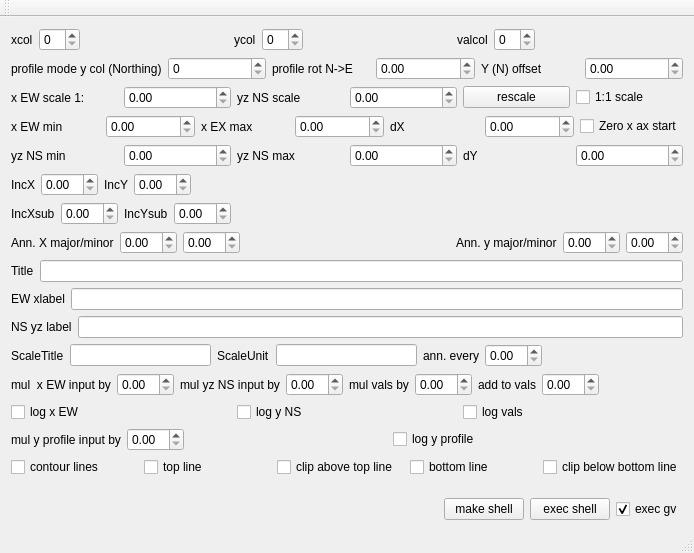
<?xml version="1.0" encoding="UTF-8"?>
<ui version="4.0">
 <class>mainwindow</class>
 <widget class="QMainWindow" name="mainwindow">
  <property name="geometry">
   <rect>
    <x>0</x>
    <y>0</y>
    <width>694</width>
    <height>553</height>
   </rect>
  </property>
  <property name="acceptDrops">
   <bool>true</bool>
  </property>
  <property name="windowTitle">
   <string>mainwindow</string>
  </property>
  <widget class="QWidget" name="centralWidget">
   <property name="acceptDrops">
    <bool>true</bool>
   </property>
   <layout class="QVBoxLayout" name="verticalLayout">
    <item>
     <layout class="QHBoxLayout" name="horizontalLayout_13">
      <item>
       <widget class="QLabel" name="xcol_label">
        <property name="text">
         <string>xcol</string>
        </property>
       </widget>
      </item>
      <item>
       <widget class="QSpinBox" name="xcol_spinBox"/>
      </item>
      <item>
       <spacer name="horizontalSpacer_4">
        <property name="orientation">
         <enum>Qt::Horizontal</enum>
        </property>
        <property name="sizeHint" stdset="0">
         <size>
          <width>40</width>
          <height>20</height>
         </size>
        </property>
       </spacer>
      </item>
      <item>
       <widget class="QLabel" name="ycol_label">
        <property name="text">
         <string>ycol</string>
        </property>
       </widget>
      </item>
      <item>
       <widget class="QSpinBox" name="ycol_spinBox"/>
      </item>
      <item>
       <spacer name="horizontalSpacer_5">
        <property name="orientation">
         <enum>Qt::Horizontal</enum>
        </property>
        <property name="sizeHint" stdset="0">
         <size>
          <width>40</width>
          <height>20</height>
         </size>
        </property>
       </spacer>
      </item>
      <item>
       <widget class="QLabel" name="valcol_label">
        <property name="text">
         <string>valcol</string>
        </property>
       </widget>
      </item>
      <item>
       <widget class="QSpinBox" name="valcol_spinBox"/>
      </item>
      <item>
       <spacer name="horizontalSpacer_6">
        <property name="orientation">
         <enum>Qt::Horizontal</enum>
        </property>
        <property name="sizeHint" stdset="0">
         <size>
          <width>40</width>
          <height>20</height>
         </size>
        </property>
       </spacer>
      </item>
     </layout>
    </item>
    <item>
     <layout class="QHBoxLayout" name="horizontalLayout_15">
      <item>
       <widget class="QLabel" name="profilemode_label">
        <property name="text">
         <string>profile mode y col (Northing)</string>
        </property>
       </widget>
      </item>
      <item>
       <widget class="QSpinBox" name="profile_ycol_spinBox"/>
      </item>
      <item>
       <widget class="QLabel" name="profile_rot_label">
        <property name="text">
         <string>profile rot N-&gt;E</string>
        </property>
       </widget>
      </item>
      <item>
       <widget class="QDoubleSpinBox" name="profile_rot_doubleSpinBox"/>
      </item>
      <item>
       <widget class="QLabel" name="y_offset_label">
        <property name="text">
         <string>Y (N) offset</string>
        </property>
       </widget>
      </item>
      <item>
       <widget class="QDoubleSpinBox" name="y_offset_doubleSpinBox"/>
      </item>
     </layout>
    </item>
    <item>
     <layout class="QHBoxLayout" name="horizontalLayout_11">
      <item>
       <widget class="QLabel" name="x_EW_scale_label">
        <property name="text">
         <string>x EW scale 1:</string>
        </property>
       </widget>
      </item>
      <item>
       <widget class="QDoubleSpinBox" name="x_EW_scale_doubleSpinBox"/>
      </item>
      <item>
       <widget class="QLabel" name="yz_NS_scale_label">
        <property name="text">
         <string>yz NS scale</string>
        </property>
       </widget>
      </item>
      <item>
       <widget class="QDoubleSpinBox" name="yz_NS_scale_doubleSpinBox"/>
      </item>
      <item>
       <widget class="QPushButton" name="rescale_pushButton">
        <property name="text">
         <string>rescale</string>
        </property>
       </widget>
      </item>
      <item>
       <widget class="QCheckBox" name="one_by_one_checkBox">
        <property name="text">
         <string>1:1 scale</string>
        </property>
       </widget>
      </item>
     </layout>
    </item>
    <item>
     <layout class="QHBoxLayout" name="horizontalLayout_2">
      <item>
       <widget class="QLabel" name="x_EW_min_label">
        <property name="text">
         <string>x EW min</string>
        </property>
       </widget>
      </item>
      <item>
       <widget class="QDoubleSpinBox" name="x_EW_min_doubleSpinBox"/>
      </item>
      <item>
       <widget class="QLabel" name="x_EW_max_label">
        <property name="text">
         <string>x EX max</string>
        </property>
       </widget>
      </item>
      <item>
       <widget class="QDoubleSpinBox" name="x_EW_max_doubleSpinBox"/>
      </item>
      <item>
       <widget class="QLabel" name="dXlabel">
        <property name="text">
         <string>dX</string>
        </property>
       </widget>
      </item>
      <item>
       <widget class="QDoubleSpinBox" name="delta_ew_doubleSpinBox"/>
      </item>
      <item>
       <widget class="QCheckBox" name="zero_x_ax_startcheckBox">
        <property name="text">
         <string>Zero x ax start</string>
        </property>
       </widget>
      </item>
     </layout>
    </item>
    <item>
     <layout class="QHBoxLayout" name="horizontalLayout_3">
      <item>
       <widget class="QLabel" name="yz_NS_min_label">
        <property name="text">
         <string>yz NS min</string>
        </property>
       </widget>
      </item>
      <item>
       <widget class="QDoubleSpinBox" name="yz_NS_min_doubleSpinBox"/>
      </item>
      <item>
       <widget class="QLabel" name="yz_NS_max_label">
        <property name="text">
         <string>yz NS max</string>
        </property>
       </widget>
      </item>
      <item>
       <widget class="QDoubleSpinBox" name="yz_NS_max_doubleSpinBox"/>
      </item>
      <item>
       <widget class="QLabel" name="dY_label">
        <property name="text">
         <string>dY</string>
        </property>
       </widget>
      </item>
      <item>
       <widget class="QDoubleSpinBox" name="delta_ns_doubleSpinBox"/>
      </item>
     </layout>
    </item>
    <item>
     <layout class="QHBoxLayout" name="horizontalLayout_4">
      <item>
       <widget class="QLabel" name="IncX">
        <property name="text">
         <string>IncX</string>
        </property>
       </widget>
      </item>
      <item>
       <widget class="QDoubleSpinBox" name="IncX_doubleSpinBox"/>
      </item>
      <item>
       <widget class="QLabel" name="IncY">
        <property name="text">
         <string>IncY</string>
        </property>
       </widget>
      </item>
      <item>
       <widget class="QDoubleSpinBox" name="IncY_doubleSpinBox"/>
      </item>
      <item>
       <spacer name="horizontalSpacer_17">
        <property name="orientation">
         <enum>Qt::Horizontal</enum>
        </property>
        <property name="sizeHint" stdset="0">
         <size>
          <width>40</width>
          <height>20</height>
         </size>
        </property>
       </spacer>
      </item>
     </layout>
    </item>
    <item>
     <layout class="QHBoxLayout" name="horizontalLayout_5">
      <item>
       <widget class="QLabel" name="IncXsub">
        <property name="text">
         <string>IncXsub</string>
        </property>
       </widget>
      </item>
      <item>
       <widget class="QDoubleSpinBox" name="IncXsub_doubleSpinBox"/>
      </item>
      <item>
       <widget class="QLabel" name="IncYsub">
        <property name="text">
         <string>IncYsub</string>
        </property>
       </widget>
      </item>
      <item>
       <widget class="QDoubleSpinBox" name="IncYsub_doubleSpinBox"/>
      </item>
      <item>
       <spacer name="horizontalSpacer_18">
        <property name="orientation">
         <enum>Qt::Horizontal</enum>
        </property>
        <property name="sizeHint" stdset="0">
         <size>
          <width>40</width>
          <height>20</height>
         </size>
        </property>
       </spacer>
      </item>
     </layout>
    </item>
    <item>
     <layout class="QHBoxLayout" name="horizontalLayout_6">
      <item>
       <widget class="QLabel" name="ann_x_label">
        <property name="text">
         <string>Ann. X major/minor</string>
        </property>
       </widget>
      </item>
      <item>
       <widget class="QDoubleSpinBox" name="ann_x_maj_doubleSpinBox"/>
      </item>
      <item>
       <widget class="QDoubleSpinBox" name="ann_x_min_doubleSpinBox"/>
      </item>
      <item>
       <spacer name="horizontalSpacer_21">
        <property name="orientation">
         <enum>Qt::Horizontal</enum>
        </property>
        <property name="sizeHint" stdset="0">
         <size>
          <width>40</width>
          <height>20</height>
         </size>
        </property>
       </spacer>
      </item>
      <item>
       <widget class="QLabel" name="ann_y_label">
        <property name="text">
         <string>Ann. y major/minor</string>
        </property>
       </widget>
      </item>
      <item>
       <widget class="QDoubleSpinBox" name="ann_y_maj_doubleSpinBox"/>
      </item>
      <item>
       <widget class="QDoubleSpinBox" name="ann_y_min_doubleSpinBox"/>
      </item>
     </layout>
    </item>
    <item>
     <layout class="QHBoxLayout" name="horizontalLayout_8">
      <item>
       <widget class="QLabel" name="Title_label">
        <property name="text">
         <string>Title</string>
        </property>
       </widget>
      </item>
      <item>
       <widget class="QLineEdit" name="Title_lineEdit"/>
      </item>
     </layout>
    </item>
    <item>
     <layout class="QHBoxLayout" name="horizontalLayout_7">
      <item>
       <widget class="QLabel" name="EW_x_label">
        <property name="text">
         <string>EW xlabel</string>
        </property>
       </widget>
      </item>
      <item>
       <widget class="QLineEdit" name="EW_x_label_lineEdit"/>
      </item>
     </layout>
    </item>
    <item>
     <layout class="QHBoxLayout" name="horizontalLayout_9">
      <item>
       <widget class="QLabel" name="NS_yz_label">
        <property name="text">
         <string>NS yz label</string>
        </property>
       </widget>
      </item>
      <item>
       <widget class="QLineEdit" name="NS_yz_label_lineEdit"/>
      </item>
     </layout>
    </item>
    <item>
     <layout class="QHBoxLayout" name="horizontalLayout_10">
      <item>
       <widget class="QLabel" name="ScaleTitle_label">
        <property name="text">
         <string>ScaleTitle</string>
        </property>
       </widget>
      </item>
      <item>
       <widget class="QLineEdit" name="ScaleTitle_lineEdit"/>
      </item>
      <item>
       <widget class="QLabel" name="ScaleUnit_label">
        <property name="text">
         <string>ScaleUnit</string>
        </property>
       </widget>
      </item>
      <item>
       <widget class="QLineEdit" name="ScaleUnit_lineEdit"/>
      </item>
      <item>
       <widget class="QLabel" name="scale_ticks_label">
        <property name="text">
         <string>ann. every</string>
        </property>
       </widget>
      </item>
      <item>
       <widget class="QDoubleSpinBox" name="Scale_annot_doubleSpinBox"/>
      </item>
      <item>
       <spacer name="horizontalSpacer_22">
        <property name="orientation">
         <enum>Qt::Horizontal</enum>
        </property>
        <property name="sizeHint" stdset="0">
         <size>
          <width>40</width>
          <height>20</height>
         </size>
        </property>
       </spacer>
      </item>
     </layout>
    </item>
    <item>
     <layout class="QHBoxLayout" name="horizontalLayout_12">
      <item>
       <widget class="QLabel" name="mul_x_inputby_label">
        <property name="text">
         <string>mul  x EW input by</string>
        </property>
       </widget>
      </item>
      <item>
       <widget class="QDoubleSpinBox" name="mul_x_inputby_doubleSpinBox"/>
      </item>
      <item>
       <widget class="QLabel" name="mul_yz_inputby_label">
        <property name="text">
         <string>mul yz NS input by</string>
        </property>
       </widget>
      </item>
      <item>
       <widget class="QDoubleSpinBox" name="mul_yz_inputby_doubleSpinBox"/>
      </item>
      <item>
       <widget class="QLabel" name="mul_vals_inputby_label">
        <property name="text">
         <string>mul vals by</string>
        </property>
       </widget>
      </item>
      <item>
       <widget class="QDoubleSpinBox" name="mul_vals_inputby_doubleSpinBox"/>
      </item>
      <item>
       <widget class="QLabel" name="advals_label">
        <property name="text">
         <string>add to vals</string>
        </property>
       </widget>
      </item>
      <item>
       <widget class="QDoubleSpinBox" name="advals_doubleSpinBox"/>
      </item>
      <item>
       <spacer name="horizontalSpacer_2">
        <property name="orientation">
         <enum>Qt::Horizontal</enum>
        </property>
        <property name="sizeHint" stdset="0">
         <size>
          <width>40</width>
          <height>20</height>
         </size>
        </property>
       </spacer>
      </item>
     </layout>
    </item>
    <item>
     <layout class="QHBoxLayout" name="horizontalLayout_14">
      <item>
       <widget class="QCheckBox" name="logx_EW_checkBox">
        <property name="text">
         <string>log x EW</string>
        </property>
       </widget>
      </item>
      <item>
       <widget class="QCheckBox" name="log_y_NS_checkBox">
        <property name="text">
         <string>log y NS</string>
        </property>
       </widget>
      </item>
      <item>
       <widget class="QCheckBox" name="log_vals_checkBox">
        <property name="text">
         <string>log vals</string>
        </property>
       </widget>
      </item>
     </layout>
    </item>
    <item>
     <layout class="QHBoxLayout" name="horizontalLayout_16">
      <item>
       <widget class="QLabel" name="mul_profile_ycol_inputby_label">
        <property name="text">
         <string>mul y profile input by</string>
        </property>
       </widget>
      </item>
      <item>
       <widget class="QDoubleSpinBox" name="mul_profile_ycol_inputby_doubleSpinBox"/>
      </item>
      <item>
       <spacer name="horizontalSpacer_29">
        <property name="orientation">
         <enum>Qt::Horizontal</enum>
        </property>
        <property name="sizeHint" stdset="0">
         <size>
          <width>40</width>
          <height>20</height>
         </size>
        </property>
       </spacer>
      </item>
      <item>
       <widget class="QCheckBox" name="log_y_profile_checkBox">
        <property name="text">
         <string>log y profile</string>
        </property>
       </widget>
      </item>
      <item>
       <spacer name="horizontalSpacer_28">
        <property name="orientation">
         <enum>Qt::Horizontal</enum>
        </property>
        <property name="sizeHint" stdset="0">
         <size>
          <width>40</width>
          <height>20</height>
         </size>
        </property>
       </spacer>
      </item>
     </layout>
    </item>
    <item>
     <layout class="QHBoxLayout" name="horizontalLayout_17">
      <item>
       <widget class="QCheckBox" name="contourlines_checkBox">
        <property name="text">
         <string>contour lines</string>
        </property>
       </widget>
      </item>
      <item>
       <widget class="QCheckBox" name="topline_checkBox">
        <property name="text">
         <string>top line</string>
        </property>
       </widget>
      </item>
      <item>
       <widget class="QCheckBox" name="clip_above_topline_checkBox">
        <property name="text">
         <string>clip above top line</string>
        </property>
       </widget>
      </item>
      <item>
       <widget class="QCheckBox" name="bottomline_checkBox">
        <property name="text">
         <string>bottom line</string>
        </property>
       </widget>
      </item>
      <item>
       <widget class="QCheckBox" name="clip_below_bottomline_checkBox">
        <property name="text">
         <string>clip below bottom line</string>
        </property>
       </widget>
      </item>
     </layout>
    </item>
    <item>
     <spacer name="verticalSpacer">
      <property name="orientation">
       <enum>Qt::Vertical</enum>
      </property>
      <property name="sizeHint" stdset="0">
       <size>
        <width>20</width>
        <height>40</height>
       </size>
      </property>
     </spacer>
    </item>
    <item>
     <layout class="QHBoxLayout" name="horizontalLayout">
      <item>
       <spacer name="horizontalSpacer">
        <property name="orientation">
         <enum>Qt::Horizontal</enum>
        </property>
        <property name="sizeHint" stdset="0">
         <size>
          <width>40</width>
          <height>20</height>
         </size>
        </property>
       </spacer>
      </item>
      <item>
       <widget class="QPushButton" name="make_shell_pb">
        <property name="text">
         <string>make shell</string>
        </property>
       </widget>
      </item>
      <item>
       <widget class="QPushButton" name="exec_shell_pb">
        <property name="text">
         <string>exec shell</string>
        </property>
       </widget>
      </item>
      <item>
       <widget class="QCheckBox" name="exec_ghostview_checkBox">
        <property name="text">
         <string>exec gv</string>
        </property>
        <property name="checked">
         <bool>true</bool>
        </property>
       </widget>
      </item>
     </layout>
    </item>
   </layout>
  </widget>
  <widget class="QMenuBar" name="menuBar">
   <property name="geometry">
    <rect>
     <x>0</x>
     <y>0</y>
     <width>694</width>
     <height>20</height>
    </rect>
   </property>
  </widget>
  <widget class="QToolBar" name="mainToolBar">
   <attribute name="toolBarArea">
    <enum>TopToolBarArea</enum>
   </attribute>
   <attribute name="toolBarBreak">
    <bool>false</bool>
   </attribute>
  </widget>
  <widget class="QStatusBar" name="statusBar"/>
 </widget>
 <layoutdefault spacing="6" margin="11"/>
 <resources/>
 <connections/>
</ui>
